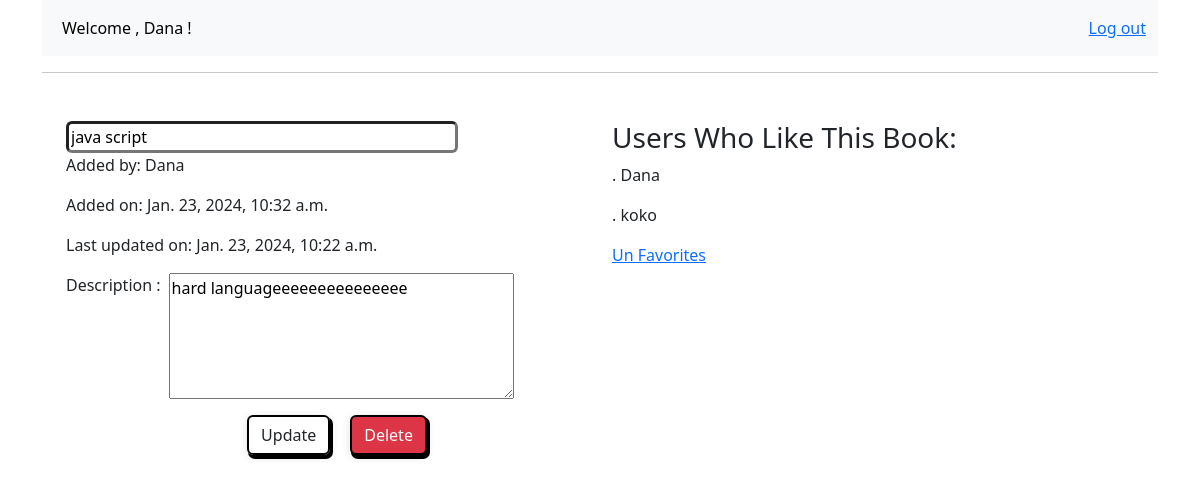
Screenshot of /book/8 (signed in) with the database file from the repository.
### app1/models.py (models this page shows, shortened)
class Users(models.Model):
    first_name = models.CharField(max_length=255)
    last_name = models.CharField(max_length=255)
    email= models.EmailField(unique=True)
    password = models.CharField(max_length=128)
    created_at = models.DateTimeField(auto_now=True)
    updated_at = models.DateTimeField(auto_now_add=True)
    favorite_books = models.ManyToManyField(Books)
    objects = UsersManger()

class Books(models.Model):
    uploaded_by = models.ForeignKey('Users', on_delete=models.CASCADE)
    title= models.CharField(max_length=255)
    description=models.TextField()
    created_at = models.DateTimeField(auto_now=True)
    updated_at = models.DateTimeField(auto_now_add=True)
    objects = BooksManger()

### app1/views.py (the view)
# urls.py: path('book/<int:pk>', views.book, name='book'),
def book(request, pk):
    book_to_view = Books.objects.get(id=pk)
    current_user = Users.objects.get(id=request.session['user_id'])
    context = {
        'book': book_to_view,
        'user': current_user
    }
    if book_to_view.uploaded_by == current_user:
        return render(request, 'if_uploaded_by.html', context)
    return render(request, "if_not_uploaded_by.html", context)

### app1/templates/if_uploaded_by.html (shortened to what this page needs)
{% extends './base.html' %}
{% block content %}
<div class="container text-left mt-6">
        <div class="row mt-5">
            <div class=" col-lg-6">
                <div>
                    <form action="{% url 'app1:update' pk=book.id  %}" method="POST">
                            <input required type="text" name="title" class="rounded border-3 w-75 " id="title" value="{{ book.title }}">                    <br>
                            <p>Added by: {{book.uploaded_by.first_name}}</p>
                            <p>Added on: {{book.created_at}}</p>
                            <p>Last updated on: {{book.updated_at}}</p>
                            <div class="form-group d-flex  ">
                            <label for="exampleFormControlTextarea1" class="me-2">Description :   </label>
                            <textarea class=""  name="description" id="exampleFormControlTextarea1" rows="5" cols="35">{{ book.description }}</textarea>
                        </div>
                          <div class="btn_div d-flex justify-content-center">
                            <button style="width: fit-content;
                            box-shadow: 2px 3px 0px 1px rgba(0, 0, 0, 1)
                            , 0 2px 10px 0 rgba(0, 0, 0, 0.12);
                            border: 2px solid black;" type="submit" class="btn btn-outline-dark btn-shadow mt-3"> Update</button>
                                <button style="width: fit-content;
                                box-shadow: 2px 3px 0px 1px rgba(0, 0, 0, 1)
                                , 0 2px 10px 0 rgba(0, 0, 0, 0.12);
                                border: 2px solid black;" class="btn btn-outline-dark btn-shadow mt-3  text-light bg-danger"> <a   class="dec text-decoration-none text-white"   href="{% url 'app1:delete' pk=book.id  %}">Delete</a></button>
                          </div>
                            </form>
                </div>
            </div>
            <div class=" col-lg-6">
<div class= "pairent">
    <h1 class="h3">Users Who Like This Book:</h1>
    {% for user in book.users_set.all %}
    <p> . {{user.first_name}}
    </p>
    {% endfor %}
    {% if book in user.favorite_books.all %}
        <a  class="un_favorite" style="text-decoration: underline;" href="{% url 'app1:remove_from_favorite' pk=book.pk %}">Un Favorites</a>
    {% else %}
        <a style="text-decoration: underline;" href="{% url 'app1:add_to_favorite' pk=book.pk %}">Add to Favorites</a>
    {% endif %}
</div>
            </div>
        </div>
</div>
{% endblock content %}

### app1/templates/base.html (shortened to what this page needs)
{% load static %}
<!DOCTYPE html>
<html lang="en">
  <head>
    <link rel="stylesheet" href="{% static 'bootstrap.min.css' %}" />
    <link rel="stylesheet" href="../static/btnstyle.css">
  </head>
   <body>
  <div class="container text-left mt-6">
    <nav class="navbar navbar-expand-lg bg-body-tertiary">
        <div class="container-fluid">
            <div class="collapse navbar-collapse" id="navbarSupportedContent">
              <ul class="navbar-nav me-auto mb-2 mb-lg-0">
                <li class="nav-item">
                  <a class="nav-link active" aria-current="page"href="{% url 'app1:home'%}">Welcome , {{request.session.first_name}} !</a>
                </li>
              </ul>
                              <ul style="list-style: none;" class="ms-auto d-flex gap-3 m-0">
                                        <li class="nav-item ">
                                            <a style="text-decoration: underline;" class=" nav-link active text-primary" aria-current="page"  href="{% url 'app1:logout' %}">Log out</a>
                                        </li>
                              </ul>
          </div>
        </div>
      </nav>
      <hr>
    <div class="container">
        {% block content %}
        {% endblock content %}
    </div>
</div>
</body>
</html>

### app1/static/btnstyle.css (style rules this page uses)
.btn-shadow { box-shadow: 2px 3px 0px 1px rgba(0, 0, 0, 1), 0 2px 10px 0 rgba(0, 0, 0, 0.12); border: 2px solid black; }
.btn_div button { margin-left: 20px; }

### rows the page displays
Users: session.first_name "Dana", first_name "Dana"
Books: title "java script", uploaded_by.first_name "Dana", created_at "Jan. 23, 2024, 10:32 a.m.", updated_at "Jan. 23, 2024, 10:22 a.m.", description "hard languageeeeeeeeeeeeeee"
Users: first_name "koko"
